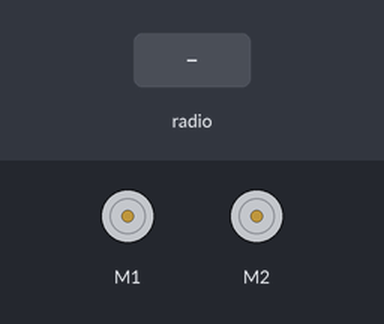
A program run on a simulated BBC micro:bit (MakeCode). Shown: 2 × DC motor (green arrow = forward, orange = backward, longer = faster). The inputs (shaded band) are chosen by the test bench.

Above: at 1.2 s.
1.3 s: radio message "adelante" arrives
At 1.9 s:
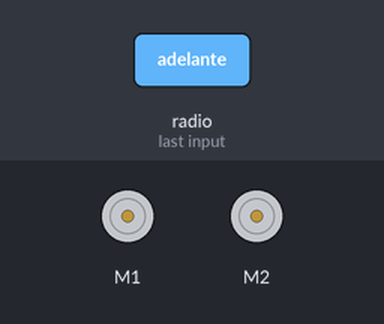
2.8 s: radio message "atras" arrives
At 3.4 s:
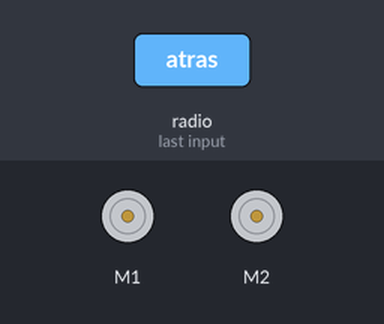
4.3 s: radio message "izquierda" arrives
At 5.3 s:
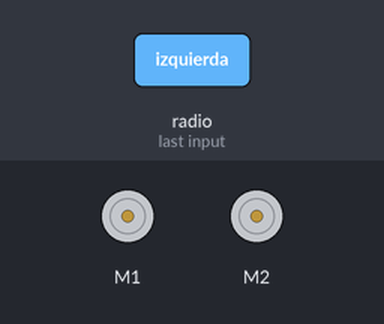
5.8 s: radio message "derecha" arrives
At 6.9 s:
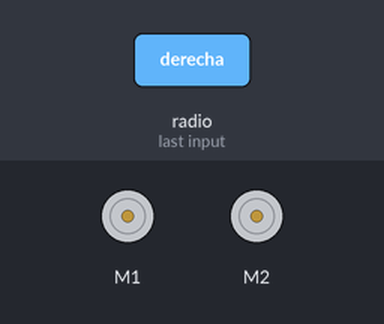
Timing chart, 0 to 8.3 s (numbered marks = the images above; inputs shaded):
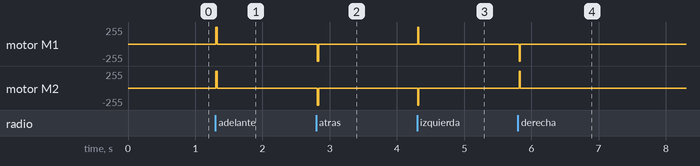

The program:

main.ts
```typescript
radio.onReceivedString(function (receivedString) {
    if (receivedString == "adelante") {
        movimiento = 1
    } else if (receivedString == "atras") {
        movimiento = 2
    } else if (receivedString == "izquierda") {
        movimiento = 3
    } else if (receivedString == "derecha") {
        movimiento = 4
    } else if (receivedString == "parar") {
        movimiento = 0
    } else {

    }
})
let movimiento = 0
movimiento = 0
radio.setGroup(47)
basic.forever(function () {
    if (movimiento == 1) {
        maqueen.motorRun(maqueen.Motors.All, maqueen.Dir.CW, 255)
        movimiento = 0
    } else if (movimiento == 2) {
        maqueen.motorRun(maqueen.Motors.All, maqueen.Dir.CCW, 255)
        movimiento = 0
    } else if (movimiento == 3) {
        maqueen.motorRun(maqueen.Motors.M1, maqueen.Dir.CW, 255)
        maqueen.motorRun(maqueen.Motors.M2, maqueen.Dir.CCW, 255)
        movimiento = 0
    } else if (movimiento == 4) {
        maqueen.motorRun(maqueen.Motors.M1, maqueen.Dir.CCW, 255)
        maqueen.motorRun(maqueen.Motors.M2, maqueen.Dir.CW, 255)
        movimiento = 0
    } else if (movimiento == 5) {
        movimiento = 0
        maqueen.motorRun(maqueen.Motors.M1, maqueen.Dir.CW, 0)
    } else if (movimiento == 0) {
        maqueen.motorStop(maqueen.Motors.All)
    } else {

    }
})
```

test.ts
```typescript
// aquí va el archivo "tests"; esto no se compilará cuando este paquete se utilice como una extensión.
```

Measured:
- after the input at 1.3 s, motor M1, motor M2: stopped → forward 255/255 at once, → stopped 0.02 s later
- after the input at 2.8 s, motor M1, motor M2: stopped → backward 255/255 at once, → stopped 0.02 s later
- after the input at 4.3 s, motor M1: stopped → forward 255/255 at once, → stopped 0.02 s later; motor M2: stopped → backward 255/255 at once, → stopped 0.02 s later
- after the input at 5.8 s, motor M1: stopped → backward 255/255 at once, → stopped 0.02 s later; motor M2: stopped → forward 255/255 at once, → stopped 0.02 s later
